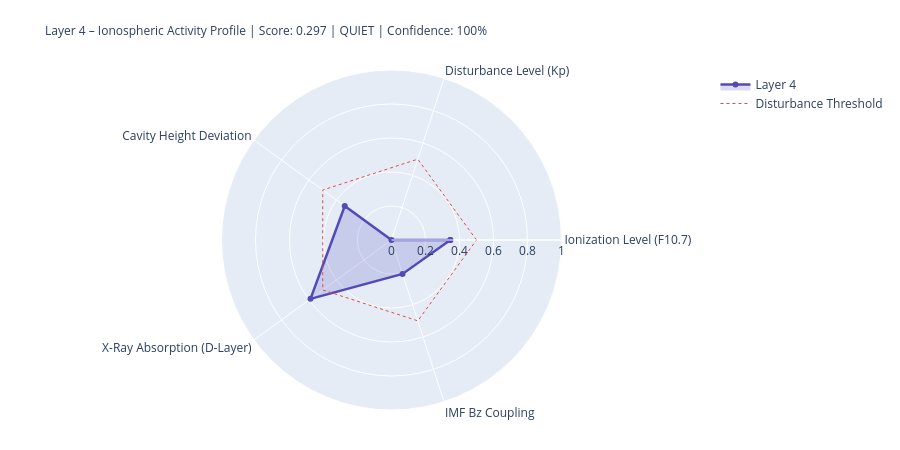

Notebook code for this chart:
### Markdown cell above
---
## 4. State Assessment & Handoff to Layer 5

### Code cell
# ============================================================
# LAYER-4-SCORE
# ============================================================

COMPONENTS = {
    'Ionization Level (F10.7)':    {'score': ioniz,       'source': 'primary' if f107_now else 'from_layer0', 'dynamic': True},
    'Disturbance Level (Kp)':          {'score': disturb,     'source': 'primary' if kp_now   else 'from_layer0', 'dynamic': True},
    'Cavity Height Deviation':    {'score': h_dev,       'source': 'derived',                                'dynamic': True},
    'X-Ray Absorption (D-Layer)':{'score': xray_ioniz,  'source': 'primary' if xray_now else 'missing',     'dynamic': True},
    'IMF Bz Coupling':             {'score': bz_coupling, 'source': 'primary' if bz_now   else 'from_layer0', 'dynamic': True},
}

available    = {k: v['score'] for k, v in COMPONENTS.items() if v['score'] is not None}
unavailable  = [k for k, v in COMPONENTS.items() if v['score'] is None]
layer4_score = round(sum(available.values()) / len(available), 4) if available else None
confidence   = round(len(available) / len(COMPONENTS), 2)
level = ('unknown' if layer4_score is None
         else 'quiet'   if layer4_score < 0.3
         else 'moderate' if layer4_score < 0.6
         else 'active')
dominant_l4 = max(available, key=available.get) if available else 'none'

# Resonance delta for Schumann SR-1
sr1_ref = schumann_freq(1, 80.0)
sr1_now = schumann_freq(1, h_eff)
sr1_delta_mhz = (sr1_now - sr1_ref) * 1000

# Propagation conditions
prop_cond = ('disturbed'   if kp_val > 4
             else 'unsettled' if kp_val > 2
             else 'normal')
if xray_class in ['X', 'M']:
    prop_cond = 'Radio-Blackout moeglich'

W = 68
print('=' * W)
print('LAYER 4 – IONOSPHERE – STATE ASSESSMENT')
print('=' * W)
for name, comp in COMPONENTS.items():
    s = comp['score']
    if s is not None:
        bar = '█' * int(s * 20) + '░' * (20 - int(s * 20))
        print(f'  {name:<36} {bar}  {s:.3f}  [{comp["source"]}]')
    else:
        print(f'  {name:<36} {"─" * 20}  n/a   [missing]')
print('-' * W)
print(f'  Score:          {layer4_score:.3f}  ({len(available)}/{len(COMPONENTS)} components)')
print(f'  Confidence:     {confidence:.0%}')
print(f'  Level:          {level.upper()}')
print(f'  Dominant:       {dominant_l4}')
print(f'  Cavity height:  {h_eff:.1f} km  (Ref: 80.0 km)')
print(f'  SR-1:           {sr1_now:.3f} Hz  (Δ {sr1_delta_mhz:+.1f} mHz vs. ref)')
print(f'  Propagation:    {prop_cond}')
print(f'  X-Ray:          {xray_class}-class  ({xray_now:.2e} W/m²)' if xray_now else '  X-Ray:          n/a')
print('=' * W)

# Radar
cats   = list(available.keys())
vals_r = list(available.values())
if len(cats) >= 3:
    fig = go.Figure()
    fig.add_trace(go.Scatterpolar(
        r=vals_r + [vals_r[0]], theta=cats + [cats[0]],
        fill='toself', fillcolor='rgba(83,74,183,0.20)',
        line=dict(color='#534AB7', width=2.5), name='Layer 4'
    ))
    fig.add_trace(go.Scatterpolar(
        r=[0.5] * (len(cats)+1), theta=cats + [cats[0]],
        line=dict(color='#E24B4A', dash='dot', width=1),
        mode='lines', name='Disturbance Threshold'
    ))
    fig.update_layout(
        title=dict(
            text=f'Layer 4 – Ionospheric Activity Profile | Score: {layer4_score:.3f} | {level.upper()} | Confidence: {confidence:.0%}',
            font=dict(size=12)
        ),
        polar=dict(radialaxis=dict(visible=True, range=[0, 1])),
        height=450, showlegend=True,
        margin=dict(l=80, r=80, t=70, b=40)
    )
    fig.show()

### Figure 1 — Plotly figure (JSON) as saved in the notebook; plotly's stock layout.template omitted (floating-point values rounded to 4 significant figures)
{"data": [{"fill": "toself", "fillcolor": "rgba(83,74,183,0.20)", "line": {"color": "#534AB7", "width": 2.5}, "name": "Layer 4", "r": [0.346, 0.0, 0.34, 0.589, 0.21, 0.346], "theta": ["Ionization Level (F10.7)", "Disturbance Level (Kp)", "Cavity Height Deviation", "X-Ray Absorption (D-Layer)", "IMF Bz Coupling", "Ionization Level (F10.7)"], "type": "scatterpolar"}, {"line": {"color": "#E24B4A", "dash": "dot", "width": 1}, "mode": "lines", "name": "Disturbance Threshold", "r": [0.5, 0.5, 0.5, 0.5, 0.5, 0.5], "theta": ["Ionization Level (F10.7)", "Disturbance Level (Kp)", "Cavity Height Deviation", "X-Ray Absorption (D-Layer)", "IMF Bz Coupling", "Ionization Level (F10.7)"], "type": "scatterpolar"}], "layout": {"height": 450, "margin": {"b": 40, "l": 80, "r": 80, "t": 70}, "polar": {"radialaxis": {"range": [0, 1], "visible": true}}, "showlegend": true, "title": {"font": {"size": 12}, "text": "Layer 4 – Ionospheric Activity Profile | Score: 0.297 | QUIET | Confidence: 100%"}}}
